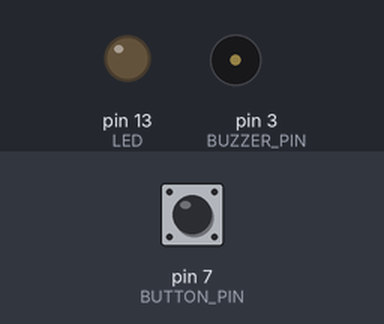
Simulated run of this sketch. Board: Arduino Uno, built with avr-gcc and run on an emulated ATmega328P. Parts: output pins drawn as LEDs (lit = HIGH), buzzer (waves = sounding, pin HIGH). The test bench sets the inputs (shaded band); at power-on: pin 7 (BUTTON_PIN) HIGH.

Above: at 1.2 s.
1.3 s: pin 7 (BUTTON_PIN) pulled LOW for 0.15 s
At 1.37 s:
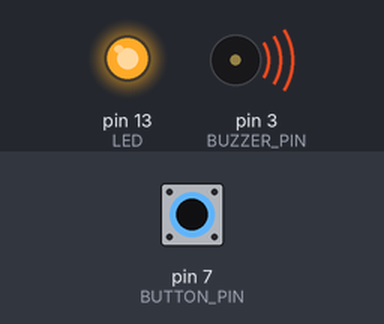
2.9 s: pin 7 (BUTTON_PIN) pulled LOW for 3.2 s
At 7.0 s:
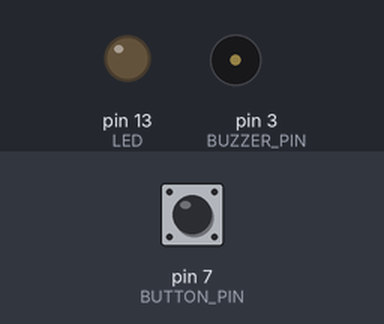
Timing chart, 0 to 8.5 s (numbered marks = the images above; inputs shaded):
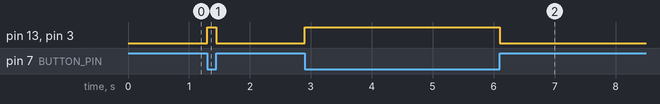

The sketch:

led_activation_with_mic_in_arduino.ino
```cpp
int LED = 13;             // Arduino pin connected to LED
const int BUTTON_PIN = 7; // Arduino pin connected to button's pin
const int BUZZER_PIN = 3; // Arduino pin connected to Buzzer's pin

void setup()
{

    pinMode(BUTTON_PIN, INPUT_PULLUP); // set arduino pin to input pull-up mode
    pinMode(BUZZER_PIN, OUTPUT);
    pinMode(LED, OUTPUT); // set arduino pin to output mode
}

void loop()
{
    int buttonState = digitalRead(BUTTON_PIN); // read new state of button

    if (buttonState == LOW)
    {
        // The button is being pressed
        digitalWrite(BUZZER_PIN, HIGH); // turn on
    }
    else if (buttonState == HIGH)
    {
        // The button is unpressed
        digitalWrite(BUZZER_PIN, LOW); // turn off
    }

    int sensorValue = digitalRead(BUZZER_PIN); // Microphone input
    digitalWrite(LED, sensorValue);
}
```

Measured:
- after the input at 1.3 s, pin 13 (LED), pin 3 (BUZZER_PIN): LOW → HIGH at once, → LOW 0.15 s later
- after the input at 2.9 s, pin 13 (LED), pin 3 (BUZZER_PIN): LOW → HIGH at once, → LOW 3.2 s later
